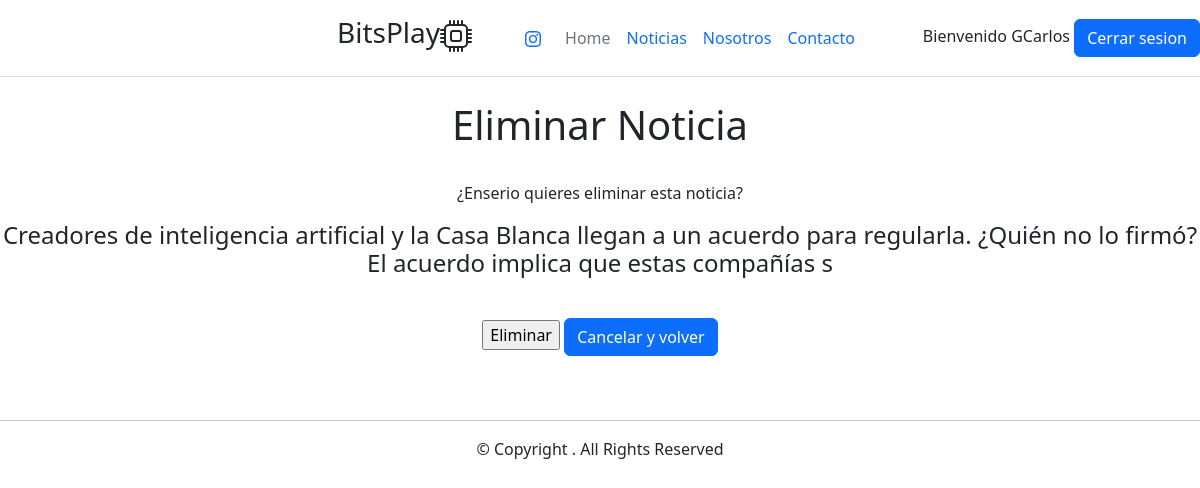
The app's page /noticias/5/eliminar_noticia (signed in) with its own data.
### apps/usuarios/models.py (models this page shows)
class Usuario(AbstractUser):
    pass

### apps/noticias/models.py (models this page shows, shortened)
class Noticia(models.Model):
    titulo = models.CharField(max_length=150)
    cuerpo = models.TextField()
    fecha = models.DateTimeField(auto_now_add=True)
    imagen = models.ImageField(upload_to='noticias')
    categoria_noticia = models.ForeignKey(Categoria, on_delete=models.CASCADE)

### apps/noticias/views.py (the view)
# urls.py: path('<int:pk>/eliminar_noticia', views.eliminar_noticia, name='eliminar_noticia'),
def eliminar_noticia(request, pk):
    noticia = Noticia.objects.get(pk =pk)
    noticia = get_object_or_404(Noticia, pk=pk)
    contexto = {'noticia': noticia}
    if request.method == 'POST':
        noticia.delete()
        return redirect('noticias:inicio')
    return render(request, 'noticias/deletenoticia.html', contexto)

### templates/noticias/deletenoticia.html (shortened to what this page needs)
{% extends 'base.html' %}
{% load static %}
{% block contenido %}
<h1>Eliminar Noticia</h1>
<br>
<p>¿Enserio quieres eliminar esta noticia?</p>
<h4><p>{{ noticia.titulo }}</p></h4>
    <form method="post">
        <br>
        <div><input type="submit" value="Eliminar">  <button type="button" class="btn btn-primary"><a class="nav-link" href="{% url 'noticias:detalle' noticia.pk %}">Cancelar y volver</a></button></div>
    </form>
</body>
</html>
{% endblock contenido %}

### templates/navbar.html (shortened to what this page needs)
<header
    class="d-flex flex-wrap align-items-center justify-content-center justify-content-md-between py-3 mb-4 border-bottom">
    <div class="col-md-3 mb-2 mb-md-0">
        <a href="/" class="d-inline-flex link-body-emphasis text-decoration-none">
            <svg class="bi" width="40" height="32" role="img" aria-label="Bootstrap">
                <use xlink:href="#bootstrap"></use>
            </svg>
        </a>
    </div>
    <ul class="nav col-0 col-md-auto mb-2 justify-content-left mb-md-0">
        <li class="nav-item">
    <li  id="icono-izquierda"><h3 >BitsPlay</li></ul></li>
    <ul class="nav col-12 col-md-auto mb-2 justify-content-center mb-md-0">
        <li class="nav-item">
            <a class="nav-link" target="_blank "href="https://www.instagram.com/fabri__alarcon/"></a>
        <li><a href="{% url 'home' %}" class="nav-link px-2 link-secondary">Home</a></li>
        <li><a href="{% url 'noticias:inicio' %}" class="nav-link px-2">Noticias</a></li>
        <li><a href="{% url 'nosotros' %}" class="nav-link px-2">Nosotros</a></li>
        <li><a href="{% url 'noticias:contacto' %}" class="nav-link px-2">Contacto</a></li>
    </ul>
    <div class="col-md-3 text-end">
        {% if user.is_authenticated %}
            Bienvenido {{ user.username }}
            <button type="button" class="btn btn-primary"><a class="nav-link" href="{% url 'logout' %}">Cerrar
            sesion</a></button>
        {% else %}
            <button type="button" class="btn btn-outline-primary me-2"><a class="nav-link" href="{% url 'login' %}"> iniciar
                sesion</a></button>
            <button type="button" class="btn btn-outline-primary me-2"><a class="nav-link"
                href="{% url 'usuarios:registro' %}">Registrar</a></button>
        {% endif %}
    </div>
</header>

### static/css/main.css (style rules this page uses)
* { text-align: center; }
#icono-izquierda { text-align: left; }

### records on screen
Usuario: username "GCarlos"
Noticia: titulo "Creadores de inteligencia artificial y la Casa Blanca llegan a un acuerdo para regularla. ¿Quién no lo firmó? El acuerdo implica que estas compañías s"
